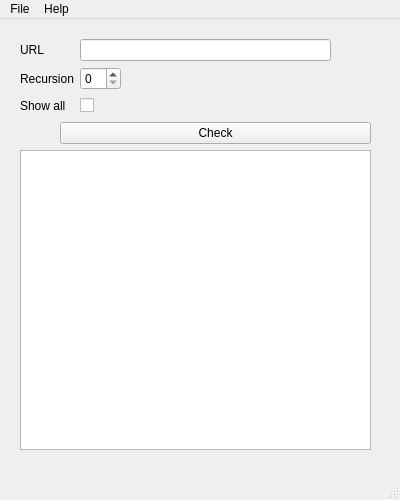
<ui version="4.0" >
 <class>MainWindow</class>
 <widget class="QMainWindow" name="MainWindow" >
  <property name="geometry" >
   <rect>
    <x>0</x>
    <y>0</y>
    <width>400</width>
    <height>500</height>
   </rect>
  </property>
  <property name="sizePolicy" >
   <sizepolicy vsizetype="Preferred" hsizetype="Preferred" >
    <horstretch>0</horstretch>
    <verstretch>0</verstretch>
   </sizepolicy>
  </property>
  <property name="windowTitle" >
   <string>LinkChecker</string>
  </property>
  <property name="statusTip" >
   <string/>
  </property>
  <widget class="QWidget" name="centralwidget" >
   <property name="geometry" >
    <rect>
     <x>0</x>
     <y>26</y>
     <width>400</width>
     <height>455</height>
    </rect>
   </property>
   <widget class="QWidget" name="layoutWidget" >
    <property name="geometry" >
     <rect>
      <x>20</x>
      <y>20</y>
      <width>351</width>
      <height>411</height>
     </rect>
    </property>
    <layout class="QVBoxLayout" name="verticalLayout" >
     <item>
      <layout class="QGridLayout" name="gridLayout" >
       <item row="0" column="0" >
        <widget class="QLabel" name="label" >
         <property name="text" >
          <string>URL</string>
         </property>
         <property name="buddy" >
          <cstring>lineEdit</cstring>
         </property>
        </widget>
       </item>
       <item row="0" column="1" >
        <layout class="QHBoxLayout" name="horizontalLayout_3" >
         <item>
          <widget class="QLineEdit" name="lineEdit" >
           <property name="sizePolicy" >
            <sizepolicy vsizetype="Fixed" hsizetype="Expanding" >
             <horstretch>1</horstretch>
             <verstretch>0</verstretch>
            </sizepolicy>
           </property>
          </widget>
         </item>
         <item>
          <spacer name="horizontalSpacer_3" >
           <property name="orientation" >
            <enum>Qt::Horizontal</enum>
           </property>
           <property name="sizeHint" stdset="0" >
            <size>
             <width>40</width>
             <height>20</height>
            </size>
           </property>
          </spacer>
         </item>
        </layout>
       </item>
       <item row="1" column="0" >
        <widget class="QLabel" name="label_2" >
         <property name="text" >
          <string>Recursion</string>
         </property>
         <property name="buddy" >
          <cstring>spinBox</cstring>
         </property>
        </widget>
       </item>
       <item row="1" column="1" >
        <layout class="QHBoxLayout" name="horizontalLayout_2" >
         <item>
          <widget class="QSpinBox" name="spinBox" >
           <property name="sizePolicy" >
            <sizepolicy vsizetype="Fixed" hsizetype="Minimum" >
             <horstretch>0</horstretch>
             <verstretch>0</verstretch>
            </sizepolicy>
           </property>
           <property name="minimumSize" >
            <size>
             <width>0</width>
             <height>0</height>
            </size>
           </property>
          </widget>
         </item>
         <item>
          <spacer name="horizontalSpacer" >
           <property name="orientation" >
            <enum>Qt::Horizontal</enum>
           </property>
           <property name="sizeHint" stdset="0" >
            <size>
             <width>40</width>
             <height>20</height>
            </size>
           </property>
          </spacer>
         </item>
        </layout>
       </item>
       <item row="2" column="0" >
        <widget class="QLabel" name="label_3" >
         <property name="text" >
          <string>Show all</string>
         </property>
         <property name="buddy" >
          <cstring>checkBox</cstring>
         </property>
        </widget>
       </item>
       <item row="2" column="1" >
        <layout class="QHBoxLayout" name="horizontalLayout_4" >
         <item>
          <widget class="QCheckBox" name="checkBox" >
           <property name="text" >
            <string/>
           </property>
          </widget>
         </item>
         <item>
          <spacer name="horizontalSpacer_2" >
           <property name="orientation" >
            <enum>Qt::Horizontal</enum>
           </property>
           <property name="sizeHint" stdset="0" >
            <size>
             <width>40</width>
             <height>20</height>
            </size>
           </property>
          </spacer>
         </item>
        </layout>
       </item>
      </layout>
     </item>
     <item>
      <layout class="QHBoxLayout" name="horizontalLayout" >
       <item>
        <spacer name="horizontalSpacer_4" >
         <property name="orientation" >
          <enum>Qt::Horizontal</enum>
         </property>
         <property name="sizeHint" stdset="0" >
          <size>
           <width>40</width>
           <height>20</height>
          </size>
         </property>
        </spacer>
       </item>
       <item>
        <widget class="QPushButton" name="pushButton" >
         <property name="sizePolicy" >
          <sizepolicy vsizetype="Fixed" hsizetype="Minimum" >
           <horstretch>1</horstretch>
           <verstretch>0</verstretch>
          </sizepolicy>
         </property>
         <property name="text" >
          <string>Check</string>
         </property>
        </widget>
       </item>
      </layout>
     </item>
     <item>
      <widget class="QTextEdit" name="textEdit" >
       <property name="undoRedoEnabled" >
        <bool>false</bool>
       </property>
       <property name="lineWrapMode" >
        <enum>QTextEdit::NoWrap</enum>
       </property>
       <property name="readOnly" >
        <bool>true</bool>
       </property>
      </widget>
     </item>
    </layout>
   </widget>
  </widget>
  <widget class="QMenuBar" name="menubar" >
   <property name="geometry" >
    <rect>
     <x>0</x>
     <y>0</y>
     <width>400</width>
     <height>26</height>
    </rect>
   </property>
   <widget class="QMenu" name="menuLinkChecka" >
    <property name="title" >
     <string>File</string>
    </property>
    <addaction name="actionQuit" />
   </widget>
   <widget class="QMenu" name="menuHelp" >
    <property name="title" >
     <string>Help</string>
    </property>
    <addaction name="actionAbout" />
   </widget>
   <addaction name="menuLinkChecka" />
   <addaction name="menuHelp" />
  </widget>
  <widget class="QStatusBar" name="statusBar" >
   <property name="geometry" >
    <rect>
     <x>0</x>
     <y>481</y>
     <width>400</width>
     <height>19</height>
    </rect>
   </property>
  </widget>
  <action name="actionQuit" >
   <property name="text" >
    <string>Quit</string>
   </property>
  </action>
  <action name="actionAbout" >
   <property name="text" >
    <string>About</string>
   </property>
  </action>
 </widget>
 <resources/>
 <connections/>
</ui>
